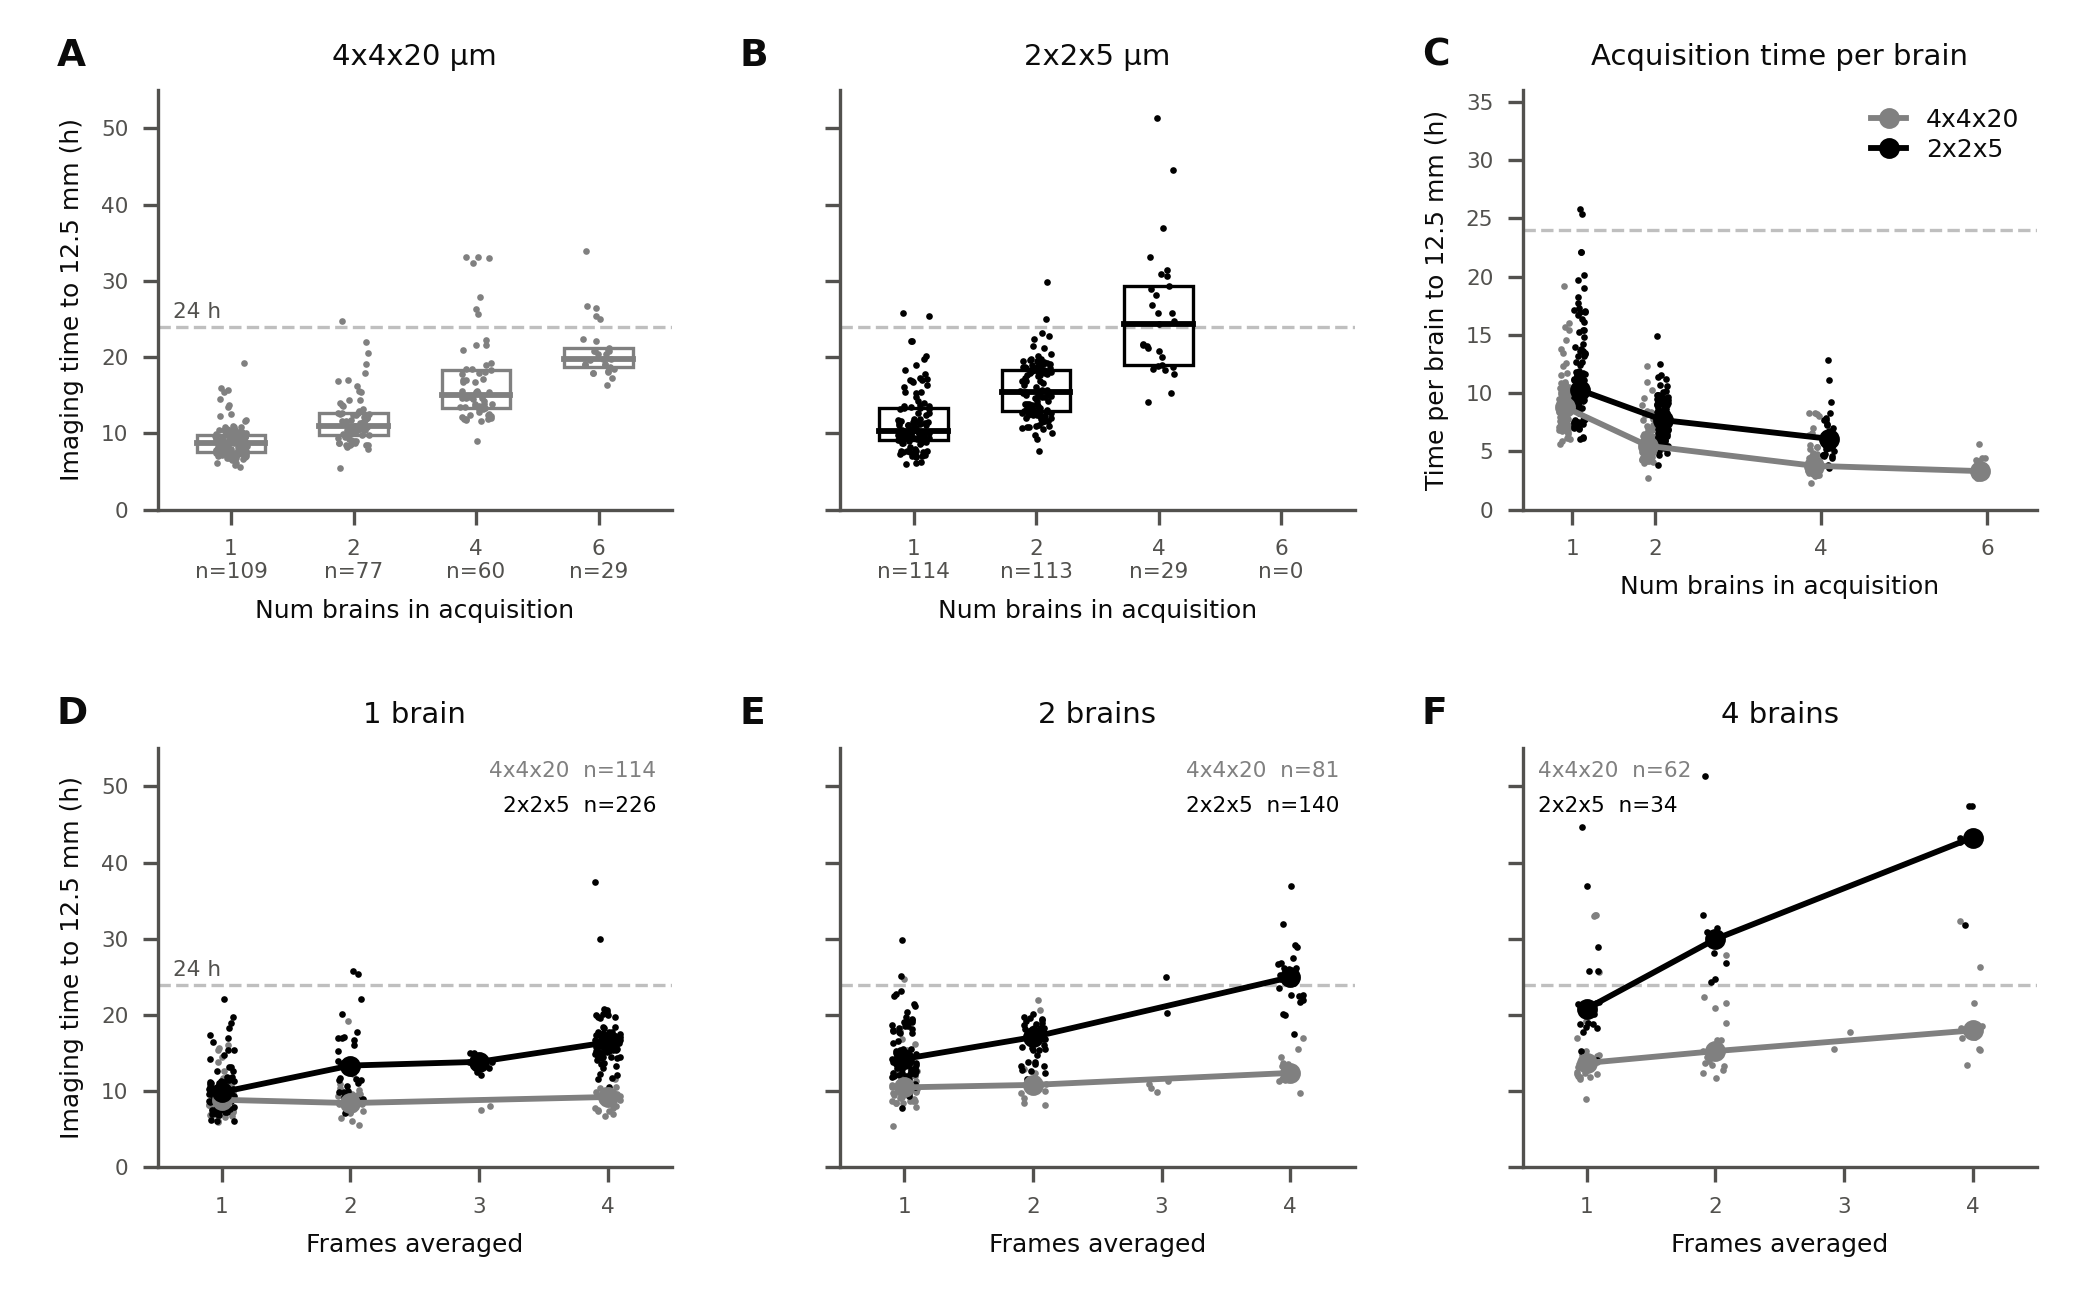

Source code (Python):
#!/usr/bin/env python3
"""
acquisition_timing.py
=====================

Draws **acquisition_timing.eps** / **acquisition_timing.png** -- how long an
acquisition takes.

    A, B  Time to 12.5 mm against brains on the block, for each of the two
          voxel categories
    C     The same, divided by brains on the block
    D-F   Time against frame averaging, at 1, 2 and 4 brains

Every panel plots the individual acquisitions, not only a summary. Several
rest on fewer than ten runs, which a reader can only judge if the points
are visible -- and one 51 h acquisition was hidden behind a legend box in
an early draft, which is exactly the failure this convention prevents.
Legends and count labels are therefore placed only where the data is not.

This script does NO analysis: the cohort it draws is selected by
``raw/08_build_timing_figure_data.py``, so a panel cannot quietly disagree
with the cohort it claims to show. It does not import ``figure_style.py``
either -- the supplementary figure has its own layout conventions, and
tying it to the module used by ``acquisition_stats.py`` would mean every
change made for that figure had to be checked against this one too.

Reads     raw/derived_data/fig_timing_cohort.csv
          raw/derived_data/fig_timing_averaging.csv
Writes    acquisition_timing.eps, acquisition_timing.png

    python3 acquisition_timing.py
"""

import os
import sys

# The pipeline, its shared figure styling and the derived tables all live
# in raw/. Put it on the import path so this script can be run from
# anywhere, then import from it exactly as the pipeline scripts do.
sys.path.insert(0, os.path.join(os.path.dirname(os.path.abspath(__file__)), "raw"))

import csv

import numpy as np
import matplotlib
matplotlib.use("Agg")
import matplotlib.pyplot as plt

from paths import data, figure

TARGET_DEPTH = 12.5
BRAIN_COUNTS = [1, 2, 4, 6]      # panels A/B/C
AVG_BRAIN_COUNTS = [1, 2, 4]     # panels D/E/F
MAX_AVG_SHOWN = 4                # averaging levels above this are too sparse
MIN_PER_LEVEL = 5                # acquisitions needed before a summary point
MIN_FOR_BOX = 3                  # below this, points only -- no box
C_YMAX = 36                      # panel C's y-limit, hours per brain

# --- palette (matches figure_style.py, so the two figures pair) ----------
BLACK = "#000000"
GREY50 = "#808080"
INK = "#0b0b0b"
MUTED = "#52514e"
REFLINE = "#bfbfbf"              # lighter than any data series

CAT_COLOUR = {"2x2x5": BLACK, "4x4x20": GREY50}
# An opaque white box, not a transparent one: the 24 h reference line runs
# behind C's legend, and EPS cannot fade it out with alpha. Only C gets a
# legend -- see `count_labels` for why D-F do not.
LEGEND_KW = dict(frameon=True, facecolor="white", edgecolor="none",
                 borderpad=0.2, labelspacing=0.25, framealpha=1.0)
CAT_ORDER = ["4x4x20", "2x2x5"]

plt.rcParams.update({
    "figure.facecolor": "white",
    "axes.facecolor": "white",
    "axes.edgecolor": MUTED,
    "axes.labelcolor": INK,
    "text.color": INK,
    "xtick.color": MUTED,
    "ytick.color": MUTED,
    "axes.spines.top": False,
    "axes.spines.right": False,
    "axes.grid": False,
    "axes.axisbelow": True,
    "font.size": 7,
    "axes.titlesize": 7,
    "axes.labelsize": 6.0,
    "legend.fontsize": 6.0,
    "xtick.labelsize": 5.2,
    "ytick.labelsize": 5.2,
    "lines.linewidth": 1.4,
    "ps.fonttype": 42,
    "pdf.fonttype": 42,
})


# --- helpers --------------------------------------------------------------
def load(name):
    with open(data(name)) as f:
        rows = list(csv.DictReader(f))
    for r in rows:
        r["n_brains"] = int(r["n_brains"])
        r["average_n_frames"] = float(r["average_n_frames"])
        r["h_at_target"] = float(r["h_at_target"])
    return rows


def panel_label(ax, letter, x, y=1.125):
    ax.text(x, y, letter, transform=ax.transAxes,
            fontsize=9, fontweight="bold", va="top", ha="left", color=INK)


def ylabel_x(fig, ax):
    """Axes-fraction x of the left edge of `ax`'s y-axis label.

    Used to line the panel letters up with the y-label rather than hanging
    them out at a fixed offset, which left them adrift in the margin. The
    position is only known after a draw, because it depends on how wide the
    tick labels turn out to be, so this must be called on a laid-out figure.
    """
    fig.canvas.draw()
    bb = ax.yaxis.label.get_window_extent()
    return ax.transAxes.inverted().transform((bb.x0, 0))[0]


def day_line(ax, label=False):
    """One working day. Above it, a run can no longer be started and
    collected on consecutive mornings, which is the practical constraint
    that decides how much can go on the block."""
    ax.axhline(24, color=REFLINE, ls="--", lw=0.8, zorder=0)
    if label:
        ax.annotate("24 h", xy=(0.03, 24.6),
                    xycoords=("axes fraction", "data"),
                    va="bottom", fontsize=5.2, color=MUTED)


# Corners tried for the count labels, in order of preference:
# (x, y of the first line, ha, va, direction of the next line).
COUNT_CORNERS = [(0.97, 0.97, "right", "top", -1),
                 (0.03, 0.97, "left", "top", -1),
                 (0.97, 0.03, "right", "bottom", +1),
                 (0.03, 0.03, "left", "bottom", +1)]


def count_labels(ax, counts):
    """Per-category sample sizes, printed inside the axes in a corner that
    no acquisition falls under.

    D-F carry no legend box. An opaque one sits where the tallest
    acquisitions are -- an early draft hid a 51 h point behind the legend in
    F, which is the opposite of the point of drawing every acquisition. Bare
    text in a fixed corner is not safe either: which corner is empty depends
    on the cohort (with runs from 2020 a 4-frame, 4-brain point lands in the
    top right of F). So each corner is tried in turn, and the first whose
    text covers no plotted point is kept. Call after the axis limits are set.
    """
    fig = ax.figure
    pts = [np.column_stack(l.get_data()) for l in ax.lines
           if l.get_linestyle() == "None"]
    pts = ax.transData.transform(np.vstack(pts)) if pts else np.empty((0, 2))
    for i, (x, y, ha, va, step) in enumerate(COUNT_CORNERS):
        texts = [ax.annotate(f"{cat}  n={n}", xy=(x, y + step * 0.085 * j),
                             xycoords="axes fraction", fontsize=5.2,
                             color=CAT_COLOUR[cat], va=va, ha=ha)
                 for j, (cat, n) in enumerate(counts)]
        fig.canvas.draw()
        boxes = [t.get_window_extent().expanded(1.05, 1.2) for t in texts]
        clear = not any(b.contains(px, py) for b in boxes for px, py in pts)
        if clear or i == len(COUNT_CORNERS) - 1:
            return
        for t in texts:
            t.remove()


def jitter(rng, n, w=0.13):
    return rng.uniform(-w, w, n)


def points(ax, xs, ys, colour, rng, w=0.13, ms=3.2):
    """Individual acquisitions. Drawn in every panel: a box or an error bar
    alone would hide how few acquisitions some of these rest on."""
    ax.plot(np.asarray(xs, float) + jitter(rng, len(xs), w), ys, ".",
            color=colour, ms=ms, mew=0, zorder=2)


def quartiles(vals):
    a = np.asarray(vals, float)
    return np.percentile(a, 25), np.median(a), np.percentile(a, 75)


def save(fig, stem, tight=True):
    eps = figure(stem + ".eps")
    png = figure(stem + ".png")
    bbox = "tight" if tight else None
    fig.savefig(eps, format="eps", bbox_inches=bbox)
    fig.savefig(png, format="png", dpi=300, bbox_inches=bbox)
    plt.close(fig)
    print(f"Wrote {eps}")
    print(f"Wrote {png}")


# --- panels ---------------------------------------------------------------
def panel_by_brains(ax, rows, cat, rng, ymax):
    """A/B: time to 12.5 mm against brains on the block, one category."""
    colour = CAT_COLOUR[cat]
    labels = []
    for i, nb in enumerate(BRAIN_COUNTS, 1):
        vals = [r["h_at_target"] for r in rows
                if r["res"] == cat and r["n_brains"] == nb]
        labels.append(f"{nb}\nn={len(vals)}")
        if not vals:
            continue
        points(ax, [i] * len(vals), vals, colour, rng)
        # A box over three points would imply a precision that is not there.
        if len(vals) >= MIN_FOR_BOX:
            q25, med, q75 = quartiles(vals)
            ax.add_patch(plt.Rectangle((i - 0.28, q25), 0.56, q75 - q25,
                                       facecolor="none", edgecolor=colour,
                                       lw=0.8, zorder=3))
            ax.plot([i - 0.28, i + 0.28], [med, med],
                    color=colour, lw=1.4, zorder=4)
    day_line(ax, label=(cat == CAT_ORDER[0]))
    ax.set_xticks(range(1, len(BRAIN_COUNTS) + 1))
    ax.set_xticklabels(labels)
    ax.set_xlim(0.4, len(BRAIN_COUNTS) + 0.6)
    ax.set_ylim(0, ymax)
    ax.set_xlabel("Num brains in acquisition")
    ax.set_title(f"{cat} µm", fontsize=7)


def panel_per_brain(ax, rows, rng, ymax):
    """C: the same quantity divided by brains on the block.

    Flat would mean every extra brain costs its own imaging time and nothing
    else. The fall is the fixed per-section overhead -- cutting, stage moves,
    ROI finding -- being shared across more tissue.

    Drawn on a fixed 0-36 h scale (C_YMAX): per-brain times top out near
    26 h, so the shared 0-55 h scale of the other panels squashed the data
    into the bottom half, while an automatic limit (about 23 h) made the
    1-brain column look taller than the same numbers in A and B.
    """
    for cat in CAT_ORDER:
        colour = CAT_COLOUR[cat]
        xs, ys = [], []
        for nb in BRAIN_COUNTS:
            vals = [r["h_at_target"] / nb for r in rows
                    if r["res"] == cat and r["n_brains"] == nb]
            if not vals:
                continue
            # Offset the two categories slightly so their points do not
            # land on top of each other at the same brain count.
            off = -0.09 if cat == CAT_ORDER[0] else 0.09
            points(ax, [nb + off] * len(vals), vals, colour, rng, w=0.07)
            if len(vals) >= MIN_FOR_BOX:
                xs.append(nb + off)
                ys.append(np.median(vals))
        ax.plot(xs, ys, marker="o", ms=4, lw=1.4, color=colour,
                zorder=5, label=cat)
    day_line(ax)
    ax.set_xticks(BRAIN_COUNTS)
    ax.set_xlim(0.4, max(BRAIN_COUNTS) + 0.6)
    ax.set_ylim(0, ymax)
    ax.set_xlabel("Num brains in acquisition")
    ax.set_ylabel(f"Time per brain to {TARGET_DEPTH} mm (h)")
    ax.set_title("Acquisition time per brain", fontsize=7)
    ax.legend(loc="upper right", handlelength=1.4, **LEGEND_KW)


def panel_averaging(ax, rows, nb, rng, ymax, label_day):
    """D/E/F: time to 12.5 mm against frame averaging, at one brain count.

    Categories are identified by the legend in C, not repeated here: a legend
    box in these panels would cover data (see `count_labels`).
    """
    counts = []
    for cat in CAT_ORDER:
        colour = CAT_COLOUR[cat]
        sub = [r for r in rows if r["res"] == cat and r["n_brains"] == nb]
        if not sub:
            continue
        shown = [r for r in sub if r["average_n_frames"] <= MAX_AVG_SHOWN]
        points(ax, [r["average_n_frames"] for r in shown],
               [r["h_at_target"] for r in shown], colour, rng, w=0.1)
        xs, ys = [], []
        for lvl in sorted({r["average_n_frames"] for r in shown}):
            vals = [r["h_at_target"] for r in shown
                    if r["average_n_frames"] == lvl]
            if len(vals) >= MIN_PER_LEVEL:
                xs.append(lvl)
                ys.append(np.median(vals))
        if xs:
            ax.plot(xs, ys, marker="o", ms=4, lw=1.4, color=colour, zorder=5)
        counts.append((cat, len(sub)))
    day_line(ax, label=label_day)
    ax.set_xticks([1, 2, 3, 4])
    ax.set_xlim(0.5, MAX_AVG_SHOWN + 0.5)
    ax.set_ylim(0, ymax)
    count_labels(ax, counts)
    ax.set_xlabel("Frames averaged")
    ax.set_title(f"{nb} brain" + ("s" if nb > 1 else ""), fontsize=7)


# =========================================================================
def main():
    cohort = load("fig_timing_cohort.csv")
    averaging = load("fig_timing_averaging.csv")
    rng = np.random.default_rng(0)

    # ONE y-limit for A, B and D-F, so any two can be compared by eye rather
    # than by reading their axes. The limit is the slowest acquisition drawn
    # anywhere, rounded up to 5 h, so nothing is clipped. C plots a
    # different quantity (hours per brain) on its own fixed scale, C_YMAX.
    def top(rows, brain_counts):
        vals = [r["h_at_target"] for r in rows if r["n_brains"] in brain_counts]
        return 5 * np.ceil(max(vals) / 5)

    ymax = max(top(cohort, BRAIN_COUNTS),
               top([r for r in averaging
                    if r["average_n_frames"] <= MAX_AVG_SHOWN],
                   AVG_BRAIN_COUNTS))

    # Explicit axes positions rather than subplots: bbox_inches="tight"
    # crops to the ink and would silently change the print width (see
    # figure_style.save). Laid out for a 7.0 in column.
    fig = plt.figure(figsize=(7.0, 4.3))
    W, H = 0.245, 0.325
    TOP, BOT = 0.605, 0.095
    lefts = [0.075, 0.400, 0.725]

    ax_a = fig.add_axes([lefts[0], TOP, W, H])
    ax_b = fig.add_axes([lefts[1], TOP, W, H])
    ax_c = fig.add_axes([lefts[2], TOP, W, H])
    ax_d = fig.add_axes([lefts[0], BOT, W, H])
    ax_e = fig.add_axes([lefts[1], BOT, W, H])
    ax_f = fig.add_axes([lefts[2], BOT, W, H])

    panel_by_brains(ax_a, cohort, "4x4x20", rng, ymax)
    panel_by_brains(ax_b, cohort, "2x2x5", rng, ymax)
    panel_per_brain(ax_c, cohort, rng, C_YMAX)
    for ax, nb in zip((ax_d, ax_e, ax_f), AVG_BRAIN_COUNTS):
        panel_averaging(ax, averaging, nb, rng, ymax, label_day=(nb == 1))

    ylab = f"Imaging time to {TARGET_DEPTH} mm (h)"
    ax_a.set_ylabel(ylab)
    ax_d.set_ylabel(ylab)
    # B shares A's scale and D/E/F share it too; drop the repeated tick
    # labels so the numbers are not read as different axes.
    for ax in (ax_b, ax_e, ax_f):
        ax.set_yticklabels([])

    # Line every panel letter up with the y-label of the panel that has one,
    # so the letters sit against the left edge of the figure's text column
    # rather than floating in the margin. B/E/F carry no y-label (they share
    # A's and D's scale), so they borrow the offset from their row leader.
    x_top = ylabel_x(fig, ax_a)
    x_bot = ylabel_x(fig, ax_d)
    for ax, letter, x in ((ax_a, "A", x_top), (ax_b, "B", x_top),
                          (ax_c, "C", ylabel_x(fig, ax_c)),
                          (ax_d, "D", x_bot), (ax_e, "E", x_bot),
                          (ax_f, "F", x_bot)):
        panel_label(ax, letter, x)

    save(fig, "acquisition_timing", tight=False)


if __name__ == "__main__":
    main()
